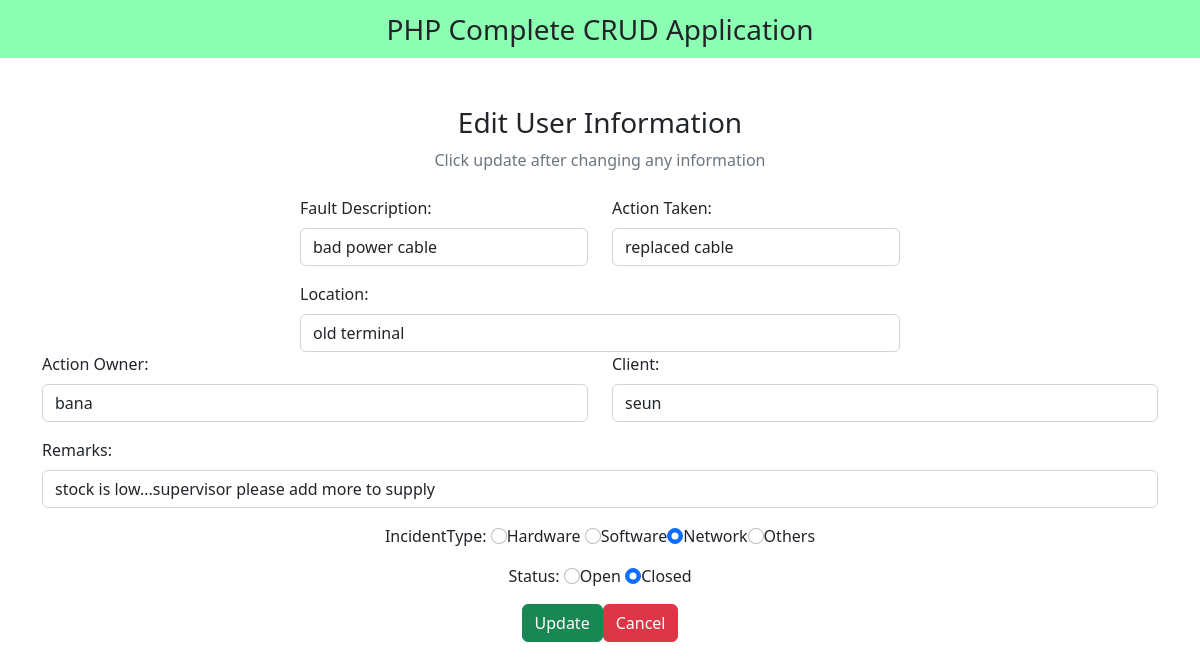
The page /edit.php?id=21 on the database its author committed.
### tables this page shows
CREATE TABLE `crud` (
  `id` int(255) NOT NULL,
  `date_created` datetime DEFAULT current_timestamp(),
  `client` varchar(40) NOT NULL,
  `fault_description` varchar(255) NOT NULL,
  `action_taken` varchar(255) NOT NULL,
  `location` varchar(225) NOT NULL,
  `achiever` varchar(40) NOT NULL,
  `remarks` varchar(225) NOT NULL,
  `incident_type` varchar(255) NOT NULL,
  `status` varchar(40) NOT NULL,
  `name` varchar(200) NOT NULL,
  `image` longtext NOT NULL,
  `userId` int(11) NOT NULL
);

### edit.php (the view, shortened to what this page needs)
<?php
include "db_conn.php";
$id = $_GET["id"];
?>
<!DOCTYPE html>
<html lang="en">
<head>
  <link href="https://cdn.jsdelivr.net/npm/bootstrap@5.2.3/dist/css/bootstrap.min.css" rel="stylesheet">
  <link rel="stylesheet" href="https://cdnjs.cloudflare.com/ajax/libs/font-awesome/6.4.0/css/all.min.css" />
</head>
<body>
  <nav class="navbar navbar-light justify-content-center fs-3 mb-5" style="background-color: #00ff5573;">
    PHP Complete CRUD Application
  </nav>
  <div class="container">
    <div class="text-center mb-4">
      <h3>Edit User Information</h3>
      <p class="text-muted">Click update after changing any information</p>
    </div>
    <?php
    $sql = "SELECT * FROM `crud` WHERE id = $id LIMIT 1";
    $result = mysqli_query($conn, $sql);
    $row = mysqli_fetch_assoc($result);
    ?>
    <div class="container d-flex justify-content-center">
      <form action="" method="post" style="width:50vw; min-width:300px;">
        <div class="row mb-3">
          <div class="col">
            <label class="form-label">Fault Description:</label>
            <input type="text" class="form-control" name="fault_description" value="<?php echo $row['fault_description'] ?>">
          </div>
          <div class="col">
            <label class="form-label">Action Taken:</label>
            <input type="text" class="form-control" name="action_taken" value="<?php echo $row['action_taken'] ?>">
          </div>
        </div>
        <div class="col">
            <label class="form-label">Location:</label>
            <input type="text" class="form-control" name="location" value="<?php echo $row['location'] ?>">
          </div>
        </div>
        <div class="row mb-3">
        <div class="col">
            <label class="form-label">Action Owner:</label>
            <input type="text" class="form-control" name="achiever" value="<?php echo $row['achiever'] ?>">
          </div>
          <div class="col">
            <label class="form-label">Client:</label>
            <input type="text" class="form-control" name="client" value="<?php echo $row['client'] ?>">
          </div>
        </div>
        <div class="col">
            <label class="form-label">Remarks:</label>
            <input type="text" class="form-control" name="remarks" value="<?php echo $row['remarks'] ?>">
          </div>
        </div>
        <div class="form-group mb-3 mt-3 d-flex w-100 justify-content-center">
          <label>IncidentType:</label>
          <input type="radio" class="form-check-input" name="incident_type" id="Hardware" value="Hardware" <?php echo ($row["incident_type"] == 'Hardware') ? "checked" : ""; ?>>
          <label for="Hardware" class="form-input-label">Hardware</label>
          <input type="radio" class="form-check-input" name="incident_type" id="Software" value="Software" <?php echo ($row["incident_type"] == 'Software') ? "checked" : ""; ?>>
          <label for="Software" class="form-input-label">Software</label>
          <input type="radio" class="form-check-input" name="incident_type" id="Network" value="Network" <?php echo ($row["incident_type"] == 'Network') ? "checked" : ""; ?>>
          <label for="Network" class="form-input-label">Network</label>
          <input type="radio" class="form-check-input" name="incident_type" id="Others" value="Others" <?php echo ($row["incident_type"] == 'Others') ? "checked" : ""; ?>>
          <label for="Others" class="form-input-label">Others</label>
        </div>
        <div class="form-group mb-3 mt-3 d-flex w-100 justify-content-center">
          <label>Status:</label>
          <input type="radio" class="form-check-input" name="status" id="open" value="open" <?php echo ($row["status"] == 'open') ? "checked" : ""; ?>>
          <label for="open" class="form-input-label">Open</label>
          <input type="radio" class="form-check-input" name="status" id="closed" value="closed" <?php echo ($row["status"] == 'closed') ? "checked" : ""; ?>>
          <label for="closed" class="form-input-label">Closed</label>
        </div>
        <div class="d-flex w-100 justify-content-center">
          <button type="submit" class="btn btn-success" name="submit">Update</button>
          <a href="logs.php" class="btn btn-danger">Cancel</a>
        </div>
</body>
</html>

### rows shown on the page
crud: fault_description "bad power cable", action_taken "replaced cable", location "old terminal", achiever "bana", client "seun", remarks "stock is low...supervisor please add more to supply", incident_type "☐ Hardware", incident_type "☐ Software", incident_type "☑ Network", incident_type "☐ Others", status "☐ Open", status "☑ Closed"
